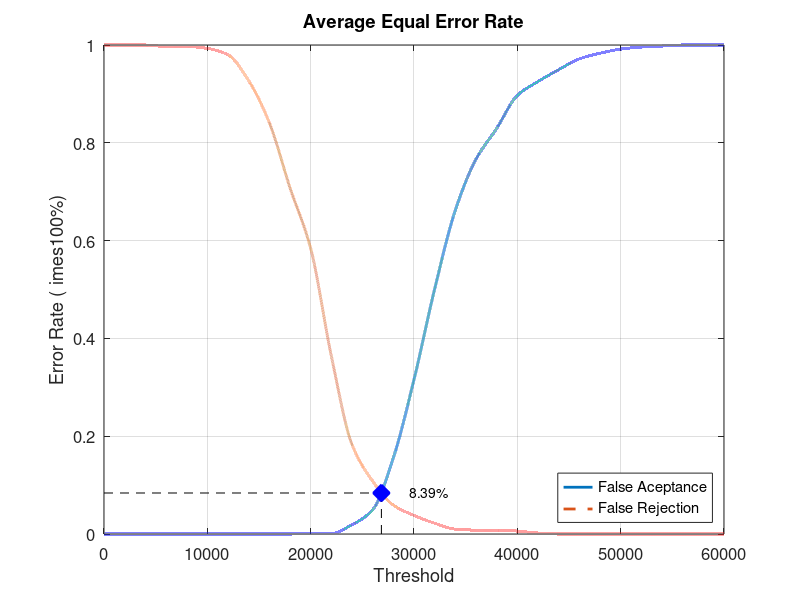
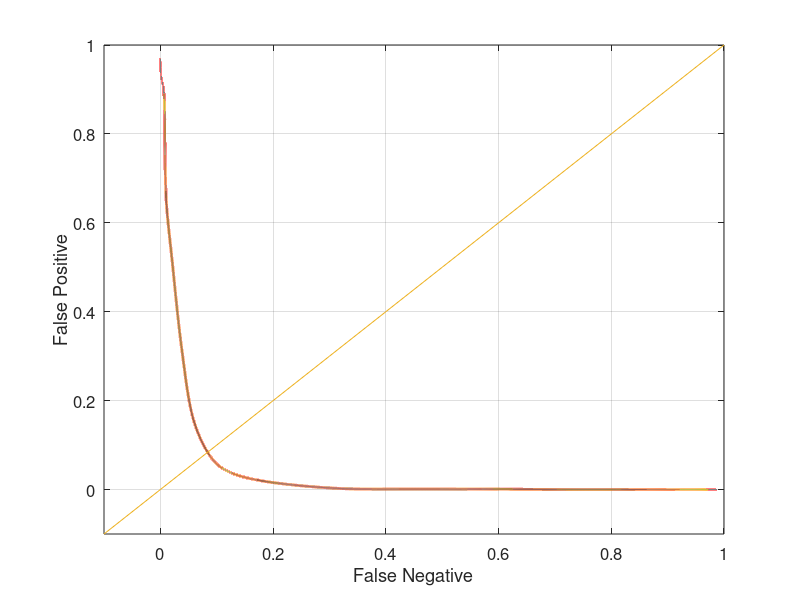

MATLAB code for these plots, in order:
close all;
clear;
clc;
x = 0:2000:60000;
xq = 0:0.5:60000;

y0 = [0 0 0 0 0 0 0 0 0 0 0.00105263 0.00105263 0.0189474 0.0494737 0.155789 0.315789 0.501053 0.662105 0.766316 0.829474 0.896842 0.925263 0.949474 0.971579 0.983158 0.991579 0.99579 0.997895 1 1 1]
yy0 = interp1(x, y0, xq, 'pchip');
y1 = [1 1 1 0.997 0.997 0.993 0.98 0.927 0.841 0.708 0.584 0.364 0.183 0.108 0.059 0.038 0.022 0.01 0.008 0.008 0.006 0.002 0 0 0 0 0 0 0 0 0]
yy1 = interp1(x, y1, xq, 'pchip');

% Calculating EER: 
y2 = abs(y0 - y1);
find(y2 == min(y2))
yy2 = abs(yy0 - yy1);
xEER = find(yy2 == min(yy2));
xEERIndex = xq(xEER) % X-axis EER
yEER = yy0(xEER) % Y-axis EER

main = figure
plot(xq, yy0,'-','LineWidth', 2);	hold on
plot(xq, yy1,'--','LineWidth', 2);	hold on
plot([xEERIndex xEERIndex], [0 yEER], 'k--');	hold on
plot([0 xEERIndex], [yEER yEER], 'k--');	hold on
plot(xEERIndex, yEER, 'bx', 'LineWidth', 10);	hold on
text(xEERIndex + 10 * xEERIndex / 100, yEER, [num2str(round((10000 * yEER)) / 100) '%'])
legend('False Aceptance', 'False Rejection', 'Location', 'SouthEast')
xlabel('Threshold')
ylabel('Error Rate (	imes100%)')
title('Average Equal Error Rate')
set(gca, 'FontSize', 12)
axis([0 60000 0 1])
grid on

print(main, 'Database3AverageMain', '-dpng');
FNRxFPR = figure('Color', [1 1 1]);
plot(yy1, yy0, '-', yy1, yy0, 'LineWidth', 2);
hold on
y = -0.1:0.1:1
plot(y, y); 
set(gca, 'FontSize', 12)
xlabel('False Negative')
ylabel('False Positive')
axis([-0.1 1 -0.1 1])
set(gca, 'FontSize', 12)
grid on

print(FNRxFPR, 'Database3AverageFNRxFPR','-dpng');
